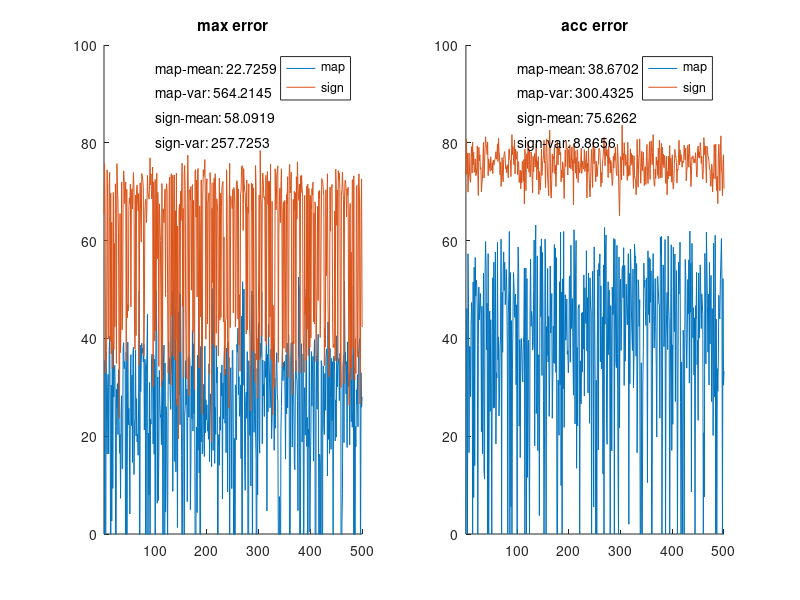

This figure's MATLAB source:
load midterm2.mat;
index = length(data);

data(:,1) = data(:,1) - mean(data(:,1));
data(:,1) = data(:,1) / std(data(:,1)) * 23.7532;
data(:,2) = data(:,2) - mean(data(:,2));
data(:,2) = data(:,2) / std(data(:,2)) * 28.1511;
data(:,1) = data(:,1) + 22.7259;
data(:,2) = data(:,2) + 35.1136;
data(find(data(:,1) < 0), 2) = 0; 
data(find(data(:,2) < 0), 2) = 0; 

max_map_mean = mean(data(:,1));
max_map_var = var(data(:,1));
acc_map_mean = mean(data(:,2));
acc_map_var = var(data(:,2));
max_sign_mean = mean(data(:,3));
max_sign_var = var(data(:,3));
acc_sign_mean = mean(data(:,4));
acc_sign_var = var(data(:,4));

figure(1);
subplot(1,2,1);
hold on;
plot(data(:,1));
plot(data(:,3));
hold off;
legend('map', 'sign');
title('max error');
axis([1 index 0 100]);
xpos = 100;
ypos = 100;
ydelta = 5;
text(xpos,ypos - ydelta,['map-mean: ', num2str(max_map_mean)]);
text(xpos,ypos - 2*ydelta,['map-var: ', num2str(max_map_var)]);
text(xpos,ypos - 3*ydelta,['sign-mean: ', num2str(max_sign_mean)]);
text(xpos,ypos - 4*ydelta,['sign-var: ', num2str(max_sign_var)]);


subplot(1,2,2);
hold on;
plot(data(:,2));
plot(data(:,4));
hold off;
legend('map', 'sign');
title('acc error');
axis([1 index 0 100]);
text(xpos,ypos - ydelta,['map-mean: ', num2str(acc_map_mean)]);
text(xpos,ypos - 2*ydelta,['map-var: ', num2str(acc_map_var)]);
text(xpos,ypos - 3*ydelta,['sign-mean: ', num2str(acc_sign_mean)]);
text(xpos,ypos - 4*ydelta,['sign-var: ', num2str(acc_sign_var)]);